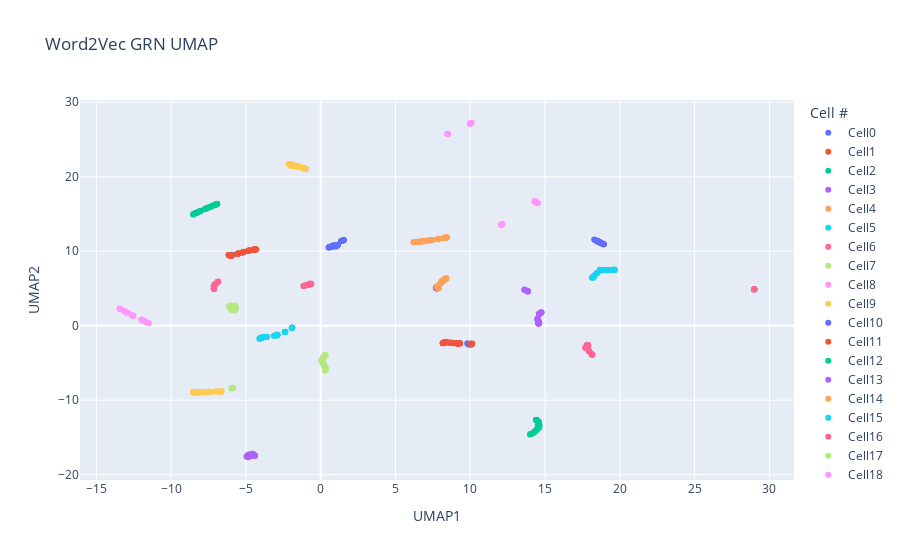
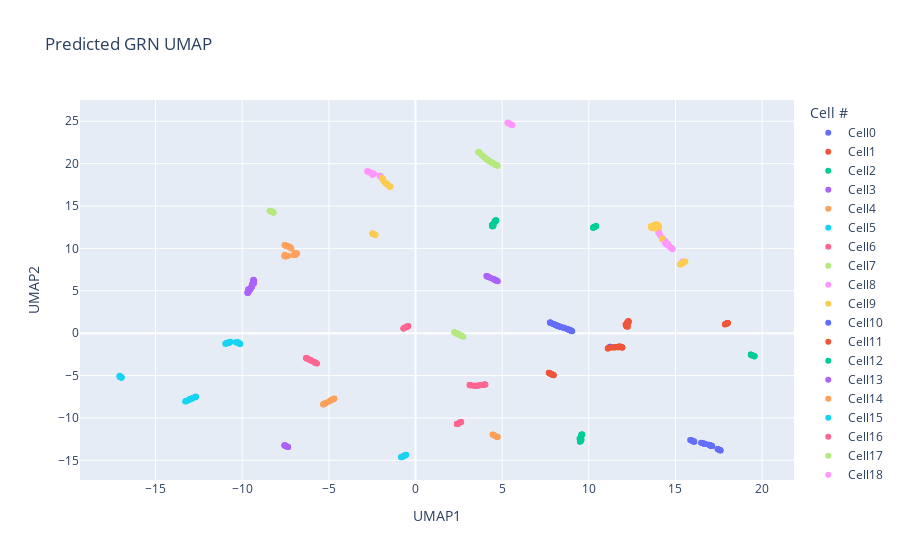

Notebook cell for these charts, in order:
### Code cell
from plotly.subplots import make_subplots
import plotly.graph_objects as go

def visualize_projected_grns(gt_df, pred_df, color = "Cell #"):
    
    display(px.scatter(gt_df,x="UMAP1",y="UMAP2", color=color, title = "Word2Vec GRN UMAP"))
    display(px.scatter(pred_df,x="UMAP1",y="UMAP2", color=color, title = "Predicted GRN UMAP"))


visualize_projected_grns(gt_grnumap_df, pred_grnumap_df)
